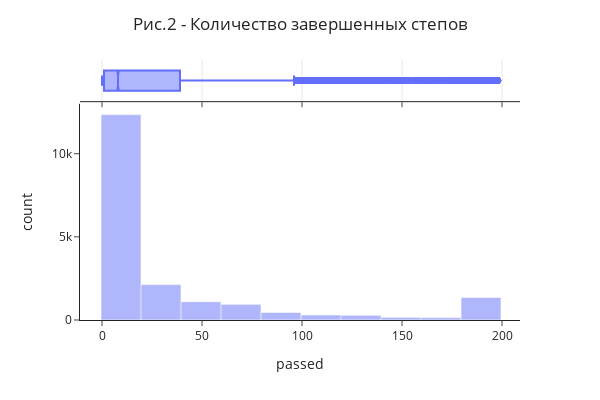

Write notebook code for a chart like this one.
### Code cell
# построим график по более свежим данным
fig_3 = px.histogram(
    data_frame=complete_events_data, 
    x='passed',
    nbins=10,
    opacity=0.5, # непрозрачность 
    marginal='box'
)
fig_3.update_layout(
    title=dict(text='Рис.3 - Количество завершенных степов', x=.5, xanchor='center'),
    width=600, height=400,
    template="simple_white"
)
fig_3.show();

events_data.pivot_table(index='user_id', 
                        columns='action', 
                        values='step_id', 
                        aggfunc='count', 
                        fill_value=0).reset_index().discovered.hist();

### Figure 1 — Plotly figure (JSON) as saved in the notebook; plotly's stock layout.template omitted (floating-point values rounded to 4 significant figures; data arrays with more than 128 entries replaced by an {"elided": "..."} marker saying what was removed)
{"data": [{"alignmentgroup": "True", "bingroup": "x", "hovertemplate": "passed=%{x}<br>count=%{y}<extra></extra>", "legendgroup": "", "marker": {"color": "#636efa", "opacity": 0.5, "pattern": {"shape": ""}}, "name": "", "nbinsx": 10, "offsetgroup": "", "orientation": "v", "showlegend": false, "type": "histogram", "x": {"elided": "19234 int values"}, "xaxis": "x", "yaxis": "y"}, {"alignmentgroup": "True", "hovertemplate": "passed=%{x}<extra></extra>", "legendgroup": "", "marker": {"color": "#636efa"}, "name": "", "notched": true, "offsetgroup": "", "showlegend": false, "type": "box", "x": {"elided": "19234 int values"}, "xaxis": "x2", "yaxis": "y2"}], "layout": {"barmode": "relative", "height": 400, "legend": {"tracegroupgap": 0}, "margin": {"t": 60}, "title": {"text": "Рис.2 - Количество завершенных степов", "x": 0.5, "xanchor": "center"}, "width": 600, "xaxis": {"anchor": "y", "domain": [0, 1], "title": {"text": "passed"}}, "xaxis2": {"anchor": "y2", "domain": [0, 1], "matches": "x", "showgrid": true, "showticklabels": false}, "yaxis": {"anchor": "x", "domain": [0, 0.8316], "title": {"text": "count"}}, "yaxis2": {"anchor": "x2", "domain": [0.8416, 1], "matches": "y2", "showgrid": false, "showline": false, "showticklabels": false, "ticks": ""}}}
